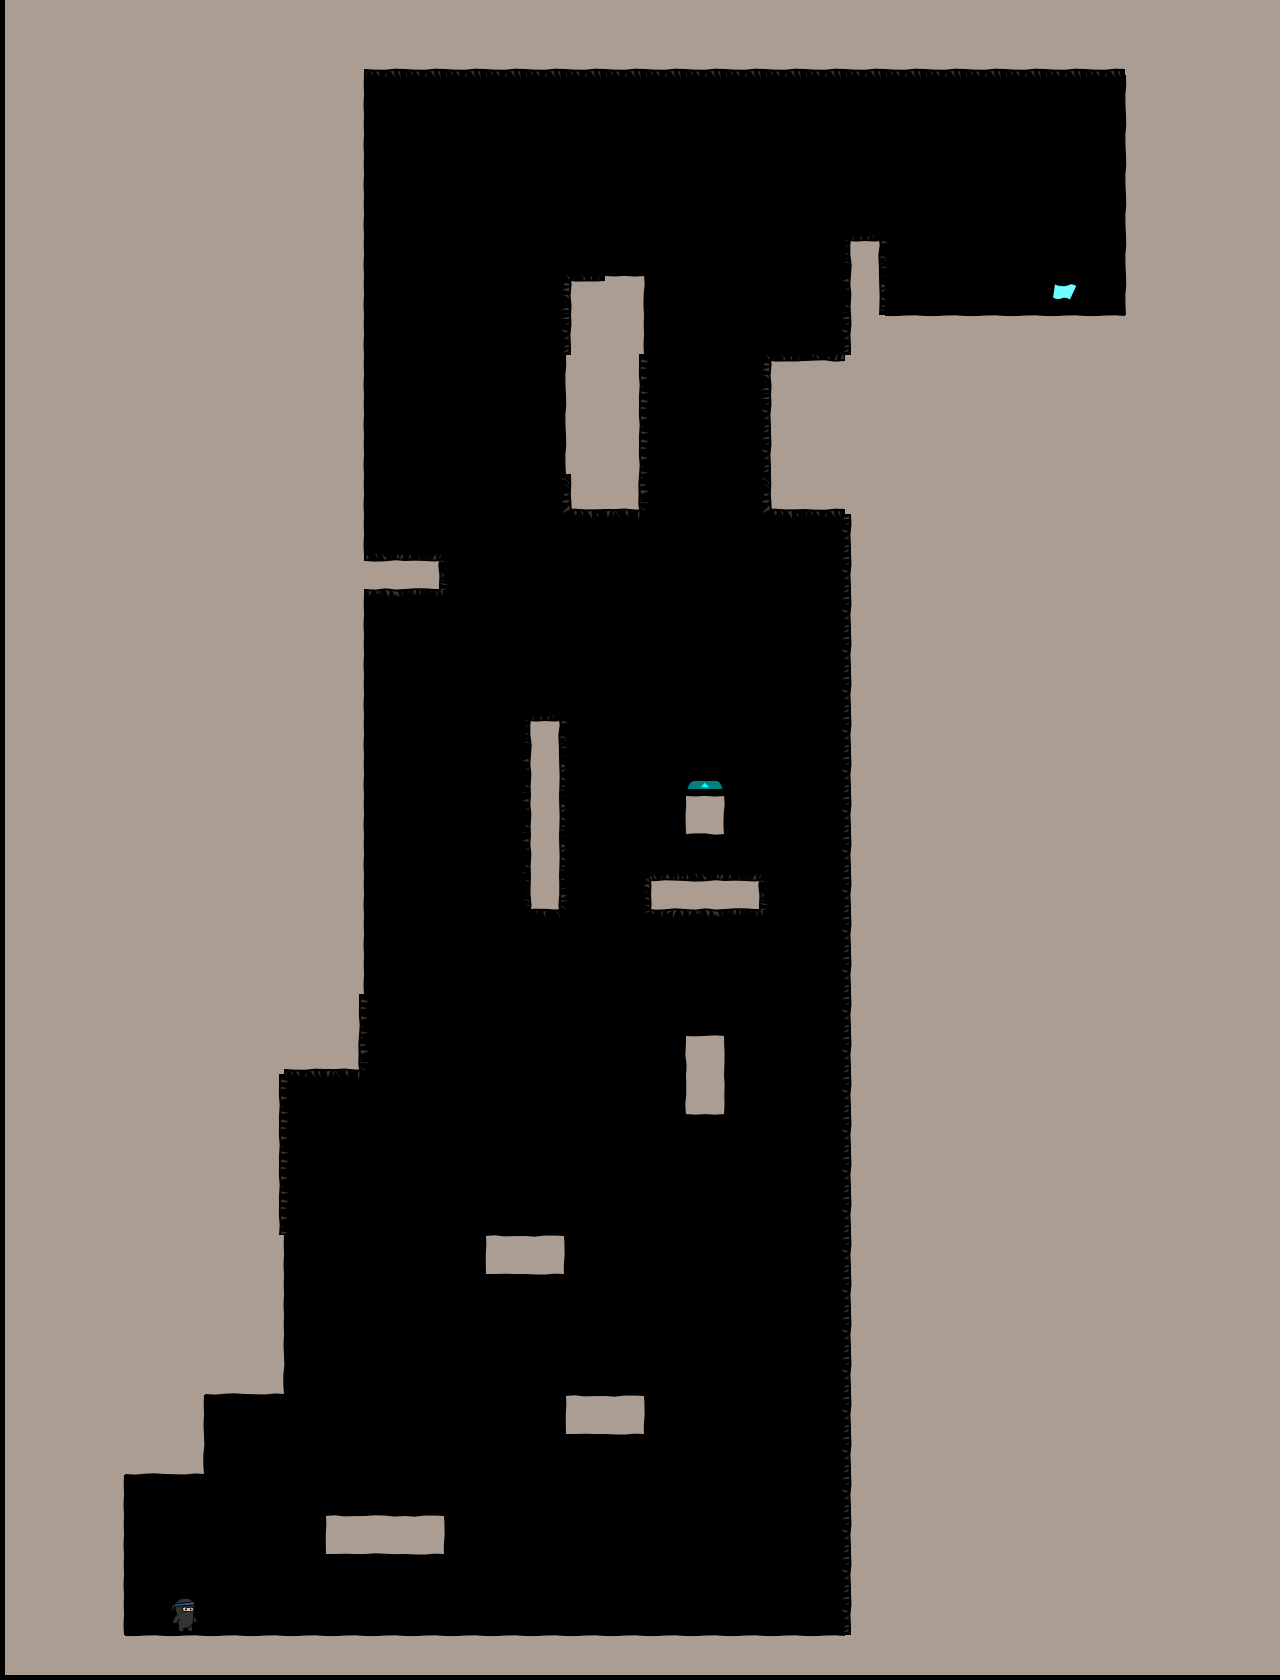

The image is a tile-based game level rendered from a .tmx file. Its description and complete source (layers, tilesets, objects, tile grids) follow:
An orthogonal 32x42 tile map with 40x40 px tiles, 1 tile layer (bg).

<map version="1.0" orientation="orthogonal" width="32" height="42" tilewidth="40" tileheight="40">
 <tileset firstgid="1" name="tiles6_gapped" tilewidth="50" tileheight="50">
  <image source="tiles6_gapped.png" width="300" height="500" />
 </tileset>
 <layer name="bg" width="32" height="42">
  <data encoding="csv">
14,14,14,14,14,14,14,14,14,14,14,14,14,14,14,14,14,14,14,14,14,14,14,14,14,14,14,14,14,14,14,14,
14,14,14,14,14,14,14,14,14,44,44,44,44,44,44,44,44,44,44,44,44,44,44,44,44,44,44,44,14,14,14,14,
14,14,14,14,14,14,14,14,15,0,0,0,0,0,0,0,0,0,0,0,0,0,0,0,0,0,0,0,13,14,14,14,
14,14,14,14,14,14,14,14,15,0,0,0,0,0,0,0,0,0,0,0,0,0,0,0,0,0,0,0,13,14,14,14,
14,14,14,14,14,14,14,14,15,0,0,0,0,0,0,0,0,0,0,0,0,0,0,0,0,0,0,0,13,14,14,14,
14,14,14,14,14,14,14,14,15,0,0,0,0,0,0,0,0,0,0,0,0,0,0,0,0,0,0,0,13,14,14,14,
14,14,14,14,14,14,14,14,15,0,0,0,0,0,0,0,0,0,0,0,0,34,0,0,0,0,0,0,13,14,14,14,
14,14,14,14,14,14,14,14,15,0,0,0,0,0,31,9,0,0,0,0,0,40,0,0,0,0,48,0,13,14,14,14,
14,14,14,14,14,14,14,14,15,0,0,0,0,0,37,15,0,0,0,0,0,37,8,8,8,8,8,8,14,14,14,14,
14,14,14,14,14,14,14,14,15,0,0,0,0,0,13,39,0,0,0,31,32,14,14,14,14,14,14,14,14,14,14,14,
14,14,14,14,14,14,14,14,15,0,0,0,0,0,13,39,0,0,0,37,14,14,14,14,14,14,14,14,14,14,14,14,
14,14,14,14,14,14,14,14,15,0,0,0,0,0,13,39,0,0,0,37,14,14,14,14,14,14,14,14,14,14,14,14,
14,14,14,14,14,14,14,14,15,0,0,0,0,0,43,45,0,0,0,43,44,14,14,14,14,14,14,14,14,14,14,14,
14,14,14,14,14,14,14,14,15,0,0,0,0,0,0,0,0,0,0,0,0,37,14,14,14,14,14,14,14,14,14,14,
14,14,14,14,14,14,14,14,14,26,27,0,0,0,0,0,0,0,0,0,0,37,14,14,14,14,14,14,14,14,14,14,
14,14,14,14,14,14,14,14,15,0,0,0,0,0,0,0,0,0,0,0,0,37,14,14,14,14,14,14,14,14,14,14,
14,14,14,14,14,14,14,14,15,0,0,0,0,0,0,0,0,0,0,0,0,37,14,14,14,14,14,14,14,14,14,14,
14,14,14,14,14,14,14,14,15,0,0,0,0,0,0,0,0,0,0,0,0,37,14,14,14,14,14,14,14,14,14,14,
14,14,14,14,14,14,14,14,15,0,0,0,0,34,0,0,0,0,0,0,0,37,14,14,14,14,14,14,14,14,14,14,
14,14,14,14,14,14,14,14,15,0,0,0,0,40,0,0,0,53,0,0,0,37,14,14,14,14,14,14,14,14,14,14,
14,14,14,14,14,14,14,14,15,0,0,0,0,40,0,0,0,4,0,0,0,37,14,14,14,14,14,14,14,14,14,14,
14,14,14,14,14,14,14,14,15,0,0,0,0,40,0,0,0,0,0,0,0,37,14,14,14,14,14,14,14,14,14,14,
14,14,14,14,14,14,14,14,15,0,0,0,0,46,0,0,25,26,27,0,0,37,14,14,14,14,14,14,14,14,14,14,
14,14,14,14,14,14,14,14,15,0,0,0,0,0,0,0,0,0,0,0,0,37,14,14,14,14,14,14,14,14,14,14,
14,14,14,14,14,14,14,14,15,0,0,0,0,0,0,0,0,0,0,0,0,37,14,14,14,14,14,14,14,14,14,14,
14,14,14,14,14,14,14,14,39,0,0,0,0,0,0,0,0,0,0,0,0,37,14,14,14,14,14,14,14,14,14,14,
14,14,14,14,14,14,14,44,45,0,0,0,0,0,0,0,0,10,0,0,0,37,14,14,14,14,14,14,14,14,14,14,
14,14,14,14,14,14,39,0,0,0,0,0,0,0,0,0,0,22,0,0,0,37,14,14,14,14,14,14,14,14,14,14,
14,14,14,14,14,14,39,0,0,0,0,0,0,0,0,0,0,0,0,0,0,37,14,14,14,14,14,14,14,14,14,14,
14,14,14,14,14,14,39,0,0,0,0,0,0,0,0,0,0,0,0,0,0,37,14,14,14,14,14,14,14,14,14,14,
14,14,14,14,14,14,39,0,0,0,0,0,0,0,0,0,0,0,0,0,0,37,14,14,14,14,14,14,14,14,14,14,
14,14,14,14,14,14,15,0,0,0,0,0,1,3,0,0,0,0,0,0,0,37,14,14,14,14,14,14,14,14,14,14,
14,14,14,14,14,14,15,0,0,0,0,0,0,0,0,0,0,0,0,0,0,37,14,14,14,14,14,14,14,14,14,14,
14,14,14,14,14,14,15,0,0,0,0,0,0,0,0,0,0,0,0,0,0,37,14,14,14,14,14,14,14,14,14,14,
14,14,14,14,14,20,21,0,0,0,0,0,0,0,0,0,0,0,0,0,0,37,14,14,14,14,14,14,14,14,14,14,
14,14,14,14,15,0,0,0,0,0,0,0,0,0,1,3,0,0,0,0,0,37,14,14,14,14,14,14,14,14,14,14,
14,14,14,20,21,0,0,0,0,0,0,0,0,0,0,0,0,0,0,0,0,37,14,14,14,14,14,14,14,14,14,14,
14,14,15,0,0,0,0,0,0,0,0,0,0,0,0,0,0,0,0,0,0,37,14,14,14,14,14,14,14,14,14,14,
14,14,15,0,0,0,0,0,1,2,3,0,0,0,0,0,0,0,0,0,0,37,14,14,14,14,14,14,14,14,14,14,
14,14,15,0,0,0,0,0,0,0,0,0,0,0,0,0,0,0,0,0,0,37,14,14,14,14,14,14,14,14,14,14,
14,14,15,0,47,0,0,0,0,0,0,0,0,0,0,0,0,0,0,0,0,37,14,14,14,14,14,14,14,14,14,14,
14,14,14,8,8,8,8,8,8,8,8,8,8,8,8,8,8,8,8,8,8,14,14,14,14,14,14,14,14,14,14,14
</data>
 </layer>
</map>
